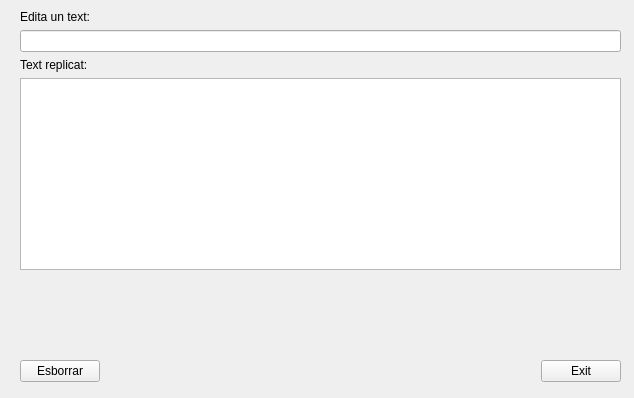
<?xml version="1.0" encoding="UTF-8"?>
<ui version="4.0">
 <class>MyForm</class>
 <widget class="QWidget" name="MyForm">
  <property name="geometry">
   <rect>
    <x>0</x>
    <y>0</y>
    <width>634</width>
    <height>398</height>
   </rect>
  </property>
  <property name="windowTitle">
   <string>Form</string>
  </property>
  <widget class="QWidget" name="">
   <property name="geometry">
    <rect>
     <x>20</x>
     <y>10</y>
     <width>601</width>
     <height>372</height>
    </rect>
   </property>
   <layout class="QVBoxLayout" name="verticalLayout_3">
    <item>
     <layout class="QVBoxLayout" name="verticalLayout_2">
      <item>
       <widget class="QLabel" name="label">
        <property name="text">
         <string>Edita un text:</string>
        </property>
       </widget>
      </item>
      <item>
       <widget class="QLineEdit" name="lineEdit"/>
      </item>
      <item>
       <widget class="QLabel" name="label_2">
        <property name="text">
         <string>Text replicat:</string>
        </property>
       </widget>
      </item>
      <item>
       <widget class="QTextEdit" name="textEdit"/>
      </item>
     </layout>
    </item>
    <item>
     <layout class="QVBoxLayout" name="verticalLayout">
      <item>
       <spacer name="verticalSpacer">
        <property name="orientation">
         <enum>Qt::Vertical</enum>
        </property>
        <property name="sizeHint" stdset="0">
         <size>
          <width>20</width>
          <height>40</height>
         </size>
        </property>
       </spacer>
      </item>
      <item>
       <layout class="QHBoxLayout" name="horizontalLayout">
        <item>
         <widget class="QPushButton" name="pushButton_2">
          <property name="text">
           <string>Esborrar</string>
          </property>
         </widget>
        </item>
        <item>
         <spacer name="horizontalSpacer">
          <property name="orientation">
           <enum>Qt::Horizontal</enum>
          </property>
          <property name="sizeHint" stdset="0">
           <size>
            <width>40</width>
            <height>20</height>
           </size>
          </property>
         </spacer>
        </item>
        <item>
         <widget class="QPushButton" name="pushButton">
          <property name="text">
           <string>Exit</string>
          </property>
         </widget>
        </item>
       </layout>
      </item>
     </layout>
    </item>
   </layout>
  </widget>
 </widget>
 <resources/>
 <connections>
  <connection>
   <sender>pushButton</sender>
   <signal>clicked()</signal>
   <receiver>MyForm</receiver>
   <slot>close()</slot>
   <hints>
    <hint type="sourcelabel">
     <x>613</x>
     <y>368</y>
    </hint>
    <hint type="destinationlabel">
     <x>395</x>
     <y>91</y>
    </hint>
   </hints>
  </connection>
  <connection>
   <sender>lineEdit</sender>
   <signal>textChanged(QString)</signal>
   <receiver>textEdit</receiver>
   <slot>setText(QString)</slot>
   <hints>
    <hint type="sourcelabel">
     <x>50</x>
     <y>51</y>
    </hint>
    <hint type="destinationlabel">
     <x>75</x>
     <y>154</y>
    </hint>
   </hints>
  </connection>
  <connection>
   <sender>pushButton_2</sender>
   <signal>clicked()</signal>
   <receiver>lineEdit</receiver>
   <slot>clear()</slot>
   <hints>
    <hint type="sourcelabel">
     <x>51</x>
     <y>352</y>
    </hint>
    <hint type="destinationlabel">
     <x>179</x>
     <y>52</y>
    </hint>
   </hints>
  </connection>
 </connections>
</ui>
